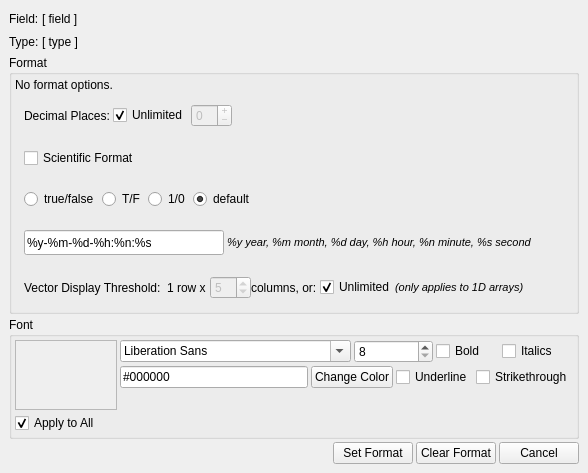
<ui version="4.0" >
 <class>Format</class>
 <widget class="QWidget" name="Format" >
  <property name="geometry" >
   <rect>
    <x>0</x>
    <y>0</y>
    <width>541</width>
    <height>420</height>
   </rect>
  </property>
  <property name="windowTitle" >
   <string>Format</string>
  </property>
  <layout class="QVBoxLayout" >
   <property name="margin" >
    <number>9</number>
   </property>
   <property name="spacing" >
    <number>3</number>
   </property>
   <item>
    <layout class="QGridLayout" >
     <property name="margin" >
      <number>0</number>
     </property>
     <property name="spacing" >
      <number>3</number>
     </property>
     <item row="1" column="0" >
      <widget class="QLabel" name="label_3" >
       <property name="sizePolicy" >
        <sizepolicy>
         <hsizetype>0</hsizetype>
         <vsizetype>0</vsizetype>
         <horstretch>0</horstretch>
         <verstretch>0</verstretch>
        </sizepolicy>
       </property>
       <property name="text" >
        <string>Type:</string>
       </property>
      </widget>
     </item>
     <item row="0" column="0" >
      <widget class="QLabel" name="label" >
       <property name="sizePolicy" >
        <sizepolicy>
         <hsizetype>0</hsizetype>
         <vsizetype>0</vsizetype>
         <horstretch>0</horstretch>
         <verstretch>0</verstretch>
        </sizepolicy>
       </property>
       <property name="text" >
        <string>Field:</string>
       </property>
      </widget>
     </item>
     <item row="0" column="2" >
      <spacer>
       <property name="orientation" >
        <enum>Qt::Horizontal</enum>
       </property>
       <property name="sizeHint" >
        <size>
         <width>71</width>
         <height>20</height>
        </size>
       </property>
      </spacer>
     </item>
     <item row="1" column="1" >
      <widget class="QLabel" name="typeLabel" >
       <property name="text" >
        <string>[ type ]</string>
       </property>
      </widget>
     </item>
     <item row="1" column="2" >
      <spacer>
       <property name="orientation" >
        <enum>Qt::Horizontal</enum>
       </property>
       <property name="sizeHint" >
        <size>
         <width>40</width>
         <height>20</height>
        </size>
       </property>
      </spacer>
     </item>
     <item row="0" column="1" >
      <widget class="QLabel" name="fieldLabel" >
       <property name="text" >
        <string>[ field ]</string>
       </property>
      </widget>
     </item>
    </layout>
   </item>
   <item>
    <widget class="QGroupBox" name="formatBox" >
     <property name="sizePolicy" >
      <sizepolicy>
       <hsizetype>0</hsizetype>
       <vsizetype>0</vsizetype>
       <horstretch>0</horstretch>
       <verstretch>0</verstretch>
      </sizepolicy>
     </property>
     <property name="title" >
      <string>Format</string>
     </property>
     <layout class="QVBoxLayout" >
      <property name="margin" >
       <number>3</number>
      </property>
      <property name="spacing" >
       <number>3</number>
      </property>
      <item>
       <widget class="QLabel" name="noneLabel" >
        <property name="text" >
         <string>No format options.</string>
        </property>
       </widget>
      </item>
      <item>
       <widget class="QFrame" name="decimalFrame" >
        <property name="frameShape" >
         <enum>QFrame::NoFrame</enum>
        </property>
        <property name="frameShadow" >
         <enum>QFrame::Plain</enum>
        </property>
        <property name="lineWidth" >
         <number>0</number>
        </property>
        <layout class="QHBoxLayout" >
         <property name="margin" >
          <number>9</number>
         </property>
         <property name="spacing" >
          <number>3</number>
         </property>
         <item>
          <widget class="QLabel" name="label_2" >
           <property name="text" >
            <string>Decimal Places:</string>
           </property>
          </widget>
         </item>
         <item>
          <widget class="QCheckBox" name="unlimitedCheckBox" >
           <property name="text" >
            <string>Unlimited</string>
           </property>
           <property name="checked" >
            <bool>true</bool>
           </property>
          </widget>
         </item>
         <item>
          <widget class="QSpinBox" name="decimalsSpinBox" >
           <property name="enabled" >
            <bool>false</bool>
           </property>
           <property name="wrapping" >
            <bool>true</bool>
           </property>
           <property name="frame" >
            <bool>true</bool>
           </property>
           <property name="buttonSymbols" >
            <enum>QAbstractSpinBox::PlusMinus</enum>
           </property>
           <property name="maximum" >
            <number>64</number>
           </property>
          </widget>
         </item>
         <item>
          <spacer>
           <property name="orientation" >
            <enum>Qt::Horizontal</enum>
           </property>
           <property name="sizeHint" >
            <size>
             <width>121</width>
             <height>20</height>
            </size>
           </property>
          </spacer>
         </item>
        </layout>
       </widget>
      </item>
      <item>
       <widget class="QFrame" name="sfFrame" >
        <property name="frameShape" >
         <enum>QFrame::NoFrame</enum>
        </property>
        <property name="frameShadow" >
         <enum>QFrame::Plain</enum>
        </property>
        <property name="lineWidth" >
         <number>0</number>
        </property>
        <layout class="QHBoxLayout" >
         <property name="margin" >
          <number>9</number>
         </property>
         <property name="spacing" >
          <number>3</number>
         </property>
         <item>
          <widget class="QCheckBox" name="sfCheckBox" >
           <property name="text" >
            <string>Scientific Format</string>
           </property>
          </widget>
         </item>
         <item>
          <spacer>
           <property name="orientation" >
            <enum>Qt::Horizontal</enum>
           </property>
           <property name="sizeHint" >
            <size>
             <width>40</width>
             <height>20</height>
            </size>
           </property>
          </spacer>
         </item>
        </layout>
       </widget>
      </item>
      <item>
       <widget class="QFrame" name="boolFrame" >
        <property name="frameShape" >
         <enum>QFrame::NoFrame</enum>
        </property>
        <property name="frameShadow" >
         <enum>QFrame::Plain</enum>
        </property>
        <property name="lineWidth" >
         <number>0</number>
        </property>
        <layout class="QHBoxLayout" >
         <property name="margin" >
          <number>9</number>
         </property>
         <property name="spacing" >
          <number>3</number>
         </property>
         <item>
          <widget class="QRadioButton" name="boolTrueFalse" >
           <property name="text" >
            <string>true/false</string>
           </property>
           <property name="checked" >
            <bool>false</bool>
           </property>
          </widget>
         </item>
         <item>
          <widget class="QRadioButton" name="boolTF" >
           <property name="text" >
            <string>T/F</string>
           </property>
          </widget>
         </item>
         <item>
          <widget class="QRadioButton" name="bool10" >
           <property name="text" >
            <string>1/0</string>
           </property>
          </widget>
         </item>
         <item>
          <widget class="QRadioButton" name="boolDefault" >
           <property name="text" >
            <string>default</string>
           </property>
           <property name="checked" >
            <bool>true</bool>
           </property>
          </widget>
         </item>
         <item>
          <spacer>
           <property name="orientation" >
            <enum>Qt::Horizontal</enum>
           </property>
           <property name="sizeHint" >
            <size>
             <width>40</width>
             <height>20</height>
            </size>
           </property>
          </spacer>
         </item>
        </layout>
       </widget>
      </item>
      <item>
       <widget class="QFrame" name="dateFrame" >
        <property name="frameShape" >
         <enum>QFrame::NoFrame</enum>
        </property>
        <property name="frameShadow" >
         <enum>QFrame::Plain</enum>
        </property>
        <property name="lineWidth" >
         <number>0</number>
        </property>
        <layout class="QHBoxLayout" >
         <property name="margin" >
          <number>9</number>
         </property>
         <property name="spacing" >
          <number>3</number>
         </property>
         <item>
          <widget class="QLineEdit" name="dateEdit" >
           <property name="sizePolicy" >
            <sizepolicy>
             <hsizetype>0</hsizetype>
             <vsizetype>0</vsizetype>
             <horstretch>0</horstretch>
             <verstretch>0</verstretch>
            </sizepolicy>
           </property>
           <property name="minimumSize" >
            <size>
             <width>200</width>
             <height>25</height>
            </size>
           </property>
           <property name="text" >
            <string>%y-%m-%d-%h:%n:%s</string>
           </property>
          </widget>
         </item>
         <item>
          <widget class="QLabel" name="label_6" >
           <property name="text" >
            <string>&lt;html>&lt;head>&lt;meta name="qrichtext" content="1" />&lt;style type="text/css">
p, li { white-space: pre-wrap; }
&lt;/style>&lt;/head>&lt;body style=" font-family:'Sans Serif'; font-size:9pt; font-weight:400; font-style:normal; text-decoration:none;">
&lt;p style=" margin-top:0px; margin-bottom:0px; margin-left:0px; margin-right:0px; -qt-block-indent:0; text-indent:0px;">&lt;span style=" font-size:8pt; font-style:italic;">%y year, %m month, %d day, %h hour, %n minute, %s second&lt;/span>&lt;/p>&lt;/body>&lt;/html></string>
           </property>
          </widget>
         </item>
         <item>
          <spacer>
           <property name="orientation" >
            <enum>Qt::Horizontal</enum>
           </property>
           <property name="sizeHint" >
            <size>
             <width>16</width>
             <height>20</height>
            </size>
           </property>
          </spacer>
         </item>
        </layout>
       </widget>
      </item>
      <item>
       <widget class="QFrame" name="vectorFrame" >
        <property name="frameShape" >
         <enum>QFrame::NoFrame</enum>
        </property>
        <property name="frameShadow" >
         <enum>QFrame::Plain</enum>
        </property>
        <property name="lineWidth" >
         <number>0</number>
        </property>
        <layout class="QHBoxLayout" >
         <property name="margin" >
          <number>9</number>
         </property>
         <property name="spacing" >
          <number>0</number>
         </property>
         <item>
          <widget class="QLabel" name="label_4" >
           <property name="text" >
            <string>Vector Display Threshold:  1 row x </string>
           </property>
          </widget>
         </item>
         <item>
          <widget class="QSpinBox" name="vectorSpinBox" >
           <property name="enabled" >
            <bool>false</bool>
           </property>
           <property name="maximum" >
            <number>15</number>
           </property>
           <property name="minimum" >
            <number>0</number>
           </property>
           <property name="value" >
            <number>5</number>
           </property>
          </widget>
         </item>
         <item>
          <widget class="QLabel" name="label_5" >
           <property name="text" >
            <string>columns, or: </string>
           </property>
          </widget>
         </item>
         <item>
          <widget class="QCheckBox" name="vectorCheckBox" >
           <property name="text" >
            <string>Unlimited</string>
           </property>
           <property name="checked" >
            <bool>true</bool>
           </property>
          </widget>
         </item>
         <item>
          <widget class="QLabel" name="label_7" >
           <property name="text" >
            <string>&lt;html>&lt;head>&lt;meta name="qrichtext" content="1" />&lt;style type="text/css">
p, li { white-space: pre-wrap; }
&lt;/style>&lt;/head>&lt;body style=" font-family:'Sans Serif'; font-size:9pt; font-weight:400; font-style:normal; text-decoration:none;">
&lt;p style=" margin-top:0px; margin-bottom:0px; margin-left:0px; margin-right:0px; -qt-block-indent:0; text-indent:0px;">&lt;span style=" font-size:8pt; font-style:italic;">(only applies to 1D arrays)&lt;/span>&lt;/p>&lt;/body>&lt;/html></string>
           </property>
          </widget>
         </item>
         <item>
          <spacer>
           <property name="orientation" >
            <enum>Qt::Horizontal</enum>
           </property>
           <property name="sizeHint" >
            <size>
             <width>40</width>
             <height>20</height>
            </size>
           </property>
          </spacer>
         </item>
        </layout>
       </widget>
      </item>
     </layout>
    </widget>
   </item>
   <item>
    <widget class="QGroupBox" name="fontBox" >
     <property name="title" >
      <string>Font</string>
     </property>
     <layout class="QGridLayout" >
      <property name="margin" >
       <number>3</number>
      </property>
      <property name="spacing" >
       <number>3</number>
      </property>
      <item row="1" column="0" >
       <widget class="QCheckBox" name="allCheckBox" >
        <property name="text" >
         <string>Apply to All</string>
        </property>
        <property name="checked" >
         <bool>true</bool>
        </property>
       </widget>
      </item>
      <item row="0" column="0" >
       <widget class="QListWidget" name="listWidget" >
        <property name="enabled" >
         <bool>false</bool>
        </property>
       </widget>
      </item>
      <item rowspan="2" row="0" column="1" >
       <layout class="QGridLayout" >
        <property name="margin" >
         <number>0</number>
        </property>
        <property name="spacing" >
         <number>3</number>
        </property>
        <item row="0" column="6" >
         <widget class="QCheckBox" name="italicsBox" >
          <property name="text" >
           <string>Italics</string>
          </property>
         </widget>
        </item>
        <item row="0" column="2" colspan="2" >
         <widget class="QSpinBox" name="fontSizeSpinner" >
          <property name="maximum" >
           <number>72</number>
          </property>
          <property name="minimum" >
           <number>8</number>
          </property>
         </widget>
        </item>
        <item row="1" column="1" colspan="2" >
         <widget class="QPushButton" name="colorButton" >
          <property name="text" >
           <string>Change Color</string>
          </property>
         </widget>
        </item>
        <item row="0" column="0" colspan="2" >
         <widget class="QFontComboBox" name="fontChooser" />
        </item>
        <item row="1" column="0" >
         <widget class="QLineEdit" name="colorEdit" >
          <property name="text" >
           <string>#000000</string>
          </property>
         </widget>
        </item>
        <item row="0" column="4" colspan="2" >
         <widget class="QCheckBox" name="boldBox" >
          <property name="text" >
           <string>Bold</string>
          </property>
          <property name="tristate" >
           <bool>false</bool>
          </property>
         </widget>
        </item>
        <item row="1" column="3" colspan="2" >
         <widget class="QCheckBox" name="underlineBox" >
          <property name="text" >
           <string>Underline</string>
          </property>
         </widget>
        </item>
        <item row="2" column="0" colspan="8" >
         <spacer>
          <property name="orientation" >
           <enum>Qt::Vertical</enum>
          </property>
          <property name="sizeHint" >
           <size>
            <width>381</width>
            <height>51</height>
           </size>
          </property>
         </spacer>
        </item>
        <item row="1" column="5" colspan="3" >
         <widget class="QCheckBox" name="strikethroughBox" >
          <property name="text" >
           <string>Strikethrough</string>
          </property>
         </widget>
        </item>
        <item row="0" column="7" >
         <spacer>
          <property name="orientation" >
           <enum>Qt::Horizontal</enum>
          </property>
          <property name="sizeHint" >
           <size>
            <width>16</width>
            <height>20</height>
           </size>
          </property>
         </spacer>
        </item>
       </layout>
      </item>
     </layout>
    </widget>
   </item>
   <item>
    <layout class="QHBoxLayout" >
     <property name="margin" >
      <number>0</number>
     </property>
     <property name="spacing" >
      <number>3</number>
     </property>
     <item>
      <spacer>
       <property name="orientation" >
        <enum>Qt::Horizontal</enum>
       </property>
       <property name="sizeHint" >
        <size>
         <width>171</width>
         <height>20</height>
        </size>
       </property>
      </spacer>
     </item>
     <item>
      <widget class="QPushButton" name="setButton" >
       <property name="text" >
        <string>Set Format</string>
       </property>
      </widget>
     </item>
     <item>
      <widget class="QPushButton" name="clearButton" >
       <property name="text" >
        <string>Clear Format</string>
       </property>
      </widget>
     </item>
     <item>
      <widget class="QPushButton" name="pushButton_3" >
       <property name="text" >
        <string>Cancel</string>
       </property>
      </widget>
     </item>
    </layout>
   </item>
  </layout>
 </widget>
 <tabstops>
  <tabstop>unlimitedCheckBox</tabstop>
  <tabstop>decimalsSpinBox</tabstop>
  <tabstop>sfCheckBox</tabstop>
  <tabstop>boolTrueFalse</tabstop>
  <tabstop>boolTF</tabstop>
  <tabstop>bool10</tabstop>
  <tabstop>boolDefault</tabstop>
  <tabstop>dateEdit</tabstop>
  <tabstop>vectorSpinBox</tabstop>
  <tabstop>vectorCheckBox</tabstop>
  <tabstop>listWidget</tabstop>
  <tabstop>allCheckBox</tabstop>
  <tabstop>fontChooser</tabstop>
  <tabstop>fontSizeSpinner</tabstop>
  <tabstop>boldBox</tabstop>
  <tabstop>italicsBox</tabstop>
  <tabstop>colorEdit</tabstop>
  <tabstop>colorButton</tabstop>
  <tabstop>underlineBox</tabstop>
  <tabstop>strikethroughBox</tabstop>
  <tabstop>setButton</tabstop>
  <tabstop>clearButton</tabstop>
  <tabstop>pushButton_3</tabstop>
 </tabstops>
 <resources/>
 <connections>
  <connection>
   <sender>unlimitedCheckBox</sender>
   <signal>toggled(bool)</signal>
   <receiver>decimalsSpinBox</receiver>
   <slot>setDisabled(bool)</slot>
   <hints>
    <hint type="sourcelabel" >
     <x>110</x>
     <y>109</y>
    </hint>
    <hint type="destinationlabel" >
     <x>205</x>
     <y>109</y>
    </hint>
   </hints>
  </connection>
  <connection>
   <sender>pushButton_3</sender>
   <signal>clicked()</signal>
   <receiver>Format</receiver>
   <slot>close()</slot>
   <hints>
    <hint type="sourcelabel" >
     <x>508</x>
     <y>399</y>
    </hint>
    <hint type="destinationlabel" >
     <x>428</x>
     <y>337</y>
    </hint>
   </hints>
  </connection>
  <connection>
   <sender>allCheckBox</sender>
   <signal>toggled(bool)</signal>
   <receiver>listWidget</receiver>
   <slot>setDisabled(bool)</slot>
   <hints>
    <hint type="sourcelabel" >
     <x>50</x>
     <y>362</y>
    </hint>
    <hint type="destinationlabel" >
     <x>48</x>
     <y>299</y>
    </hint>
   </hints>
  </connection>
  <connection>
   <sender>vectorCheckBox</sender>
   <signal>toggled(bool)</signal>
   <receiver>vectorSpinBox</receiver>
   <slot>setDisabled(bool)</slot>
   <hints>
    <hint type="sourcelabel" >
     <x>311</x>
     <y>222</y>
    </hint>
    <hint type="destinationlabel" >
     <x>207</x>
     <y>225</y>
    </hint>
   </hints>
  </connection>
 </connections>
</ui>
